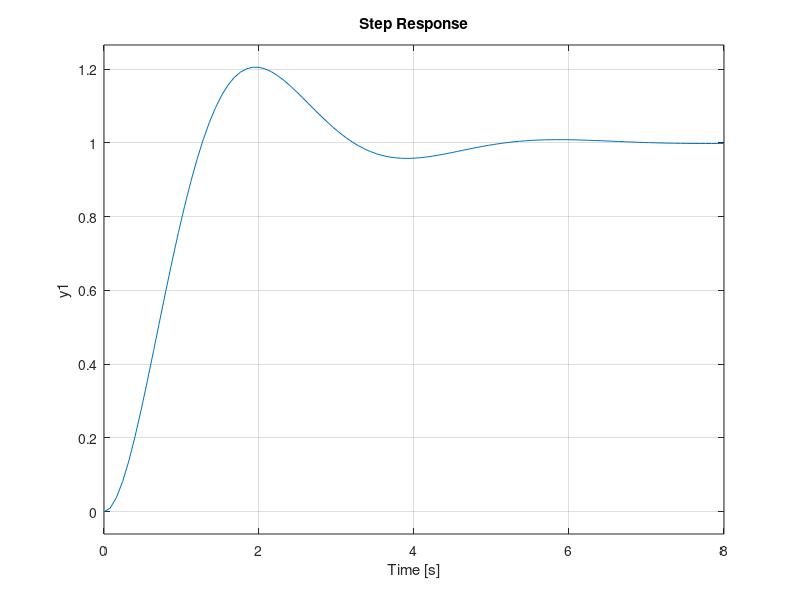

Reproduce this figure in MATLAB. (Note: this script raises an error after producing the figure.)
z = [1000.0,10.0,3.0,1.0,0.5,0.2,-0.5,-5.0];
os = [20.52,20.88,25.56,69.04,163.31,467.55];
zp = [1000.0,10.0,3.0,1.0,0.5,0.2];
tp = [1.93,1.82,1.53,1.02,0.85,0.74];
zt = 0.45;
wn = 1.8;
G=tf(wn^2,[1, 2*zt*wn , wn ^2]);
figure
hold on
for idx = 1:numel(z)
    zz = z(idx);
    G1 = tf([1,zz],zz);
    G2 = G1*G;
    step(G2)
    stepinfo(G2)
end
figure 
hold on
plot(zp,os)
plot(zp,tp)
hold off